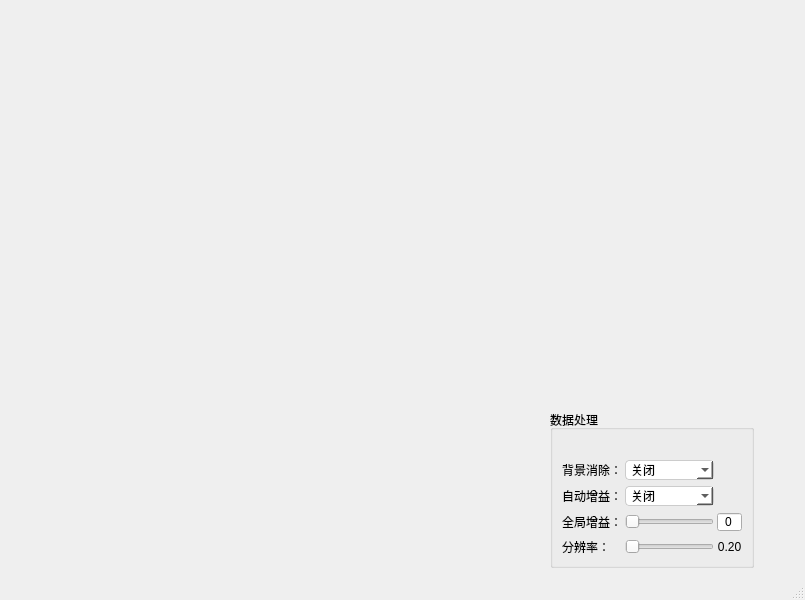
<?xml version="1.0" encoding="UTF-8"?>
<ui version="4.0">
 <class>MainWindow</class>
 <widget class="QMainWindow" name="MainWindow">
  <property name="geometry">
   <rect>
    <x>0</x>
    <y>0</y>
    <width>805</width>
    <height>600</height>
   </rect>
  </property>
  <property name="windowTitle">
   <string>MainWindow</string>
  </property>
  <widget class="QWidget" name="centralwidget">
   <widget class="QGroupBox" name="eliminate_background_group_box">
    <property name="geometry">
     <rect>
      <x>550</x>
      <y>410</y>
      <width>204</width>
      <height>158</height>
     </rect>
    </property>
    <property name="title">
     <string>数据处理</string>
    </property>
    <property name="flat">
     <bool>true</bool>
    </property>
    <layout class="QGridLayout" name="gridLayout">
     <property name="topMargin">
      <number>30</number>
     </property>
     <item row="0" column="0">
      <layout class="QGridLayout" name="eliminate_background_grid_layout" columnstretch="0,0,0">
       <property name="horizontalSpacing">
        <number>3</number>
       </property>
       <property name="verticalSpacing">
        <number>6</number>
       </property>
       <item row="0" column="0">
        <widget class="QLabel" name="eliminate_background_label">
         <property name="text">
          <string>背景消除：</string>
         </property>
        </widget>
       </item>
       <item row="1" column="0">
        <widget class="QLabel" name="background_frames_label">
         <property name="text">
          <string>自动增益：</string>
         </property>
        </widget>
       </item>
       <item row="1" column="1">
        <widget class="QComboBox" name="auto_adjust_gain_combo_box">
         <property name="sizePolicy">
          <sizepolicy hsizetype="Preferred" vsizetype="Fixed">
           <horstretch>1</horstretch>
           <verstretch>0</verstretch>
          </sizepolicy>
         </property>
         <property name="styleSheet">
          <string notr="true">QComboBox {
    background-color: white;
    color: black;
    border: 1px solid #cccccc;
    border-radius: 4px;
    padding: 3px 10px 3px 5px;
}
QComboBox QAbstractItemView {
    background-color: white;
    color: black;
    border: 1px solid #cccccc;
    selection-background-color: #e0e0e0;
    selection-color: black;
}
</string>
         </property>
         <property name="currentText">
          <string>关闭</string>
         </property>
         <property name="currentIndex">
          <number>1</number>
         </property>
         <item>
          <property name="text">
           <string>开启</string>
          </property>
         </item>
         <item>
          <property name="text">
           <string>关闭</string>
          </property>
         </item>
        </widget>
       </item>
       <item row="0" column="1">
        <widget class="QComboBox" name="eliminate_background_combo_box">
         <property name="sizePolicy">
          <sizepolicy hsizetype="Preferred" vsizetype="Fixed">
           <horstretch>1</horstretch>
           <verstretch>0</verstretch>
          </sizepolicy>
         </property>
         <property name="styleSheet">
          <string notr="true">QComboBox {
    background-color: white;
    color: black;
    border: 1px solid #cccccc;
    border-radius: 4px;
    padding: 3px 10px 3px 5px;
}
QComboBox QAbstractItemView {
    background-color: white;
    color: black;
    border: 1px solid #cccccc;
    selection-background-color: #e0e0e0;
    selection-color: black;
}
</string>
         </property>
         <property name="currentText">
          <string>关闭</string>
         </property>
         <property name="currentIndex">
          <number>1</number>
         </property>
         <item>
          <property name="text">
           <string>开启</string>
          </property>
         </item>
         <item>
          <property name="text">
           <string>关闭</string>
          </property>
         </item>
        </widget>
       </item>
       <item row="3" column="0">
        <widget class="QLabel" name="map_k_label">
         <property name="text">
          <string>分辨率：</string>
         </property>
        </widget>
       </item>
       <item row="3" column="1">
        <widget class="QSlider" name="map_k_slider">
         <property name="orientation">
          <enum>Qt::Horizontal</enum>
         </property>
        </widget>
       </item>
       <item row="3" column="2">
        <widget class="QLabel" name="map_k_value_label">
         <property name="text">
          <string>0.20</string>
         </property>
         <property name="alignment">
          <set>Qt::AlignCenter</set>
         </property>
        </widget>
       </item>
       <item row="2" column="1">
        <widget class="QSlider" name="max_depth_slider">
         <property name="orientation">
          <enum>Qt::Horizontal</enum>
         </property>
        </widget>
       </item>
       <item row="2" column="2">
        <layout class="QHBoxLayout" name="horizontalLayout_3" stretch="0">
         <property name="spacing">
          <number>0</number>
         </property>
         <item>
          <widget class="QSpinBox" name="max_depth_value_spin_box">
           <property name="sizePolicy">
            <sizepolicy hsizetype="Expanding" vsizetype="Fixed">
             <horstretch>0</horstretch>
             <verstretch>0</verstretch>
            </sizepolicy>
           </property>
           <property name="wrapping">
            <bool>false</bool>
           </property>
           <property name="frame">
            <bool>true</bool>
           </property>
           <property name="alignment">
            <set>Qt::AlignCenter</set>
           </property>
           <property name="buttonSymbols">
            <enum>QAbstractSpinBox::NoButtons</enum>
           </property>
           <property name="suffix">
            <string/>
           </property>
          </widget>
         </item>
        </layout>
       </item>
       <item row="2" column="0">
        <widget class="QLabel" name="max_depth_label">
         <property name="text">
          <string>全局增益：</string>
         </property>
        </widget>
       </item>
      </layout>
     </item>
    </layout>
   </widget>
  </widget>
  <widget class="QStatusBar" name="statusbar"/>
  <action name="actionnihao">
   <property name="text">
    <string>nihao</string>
   </property>
  </action>
 </widget>
 <resources/>
 <connections/>
</ui>
